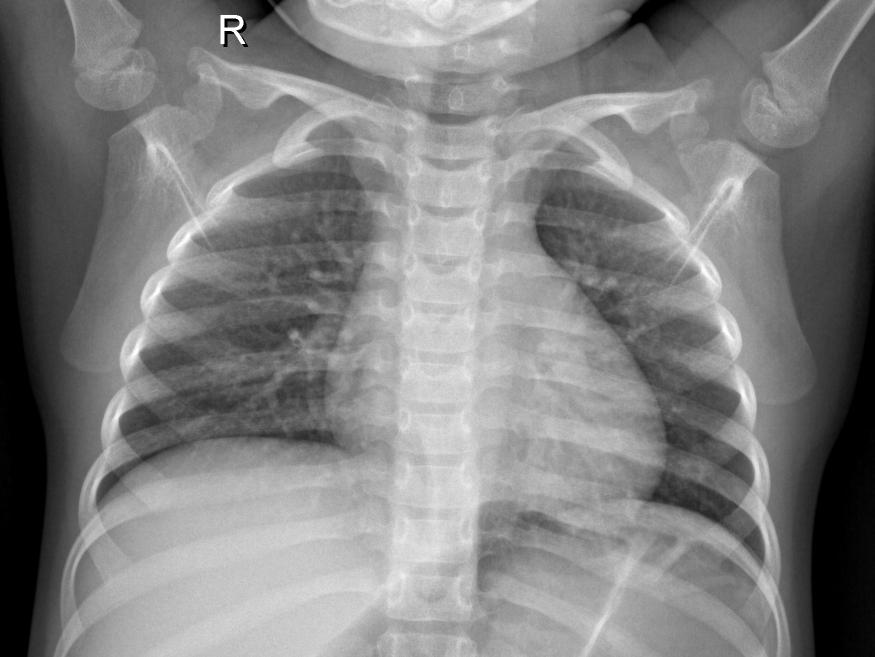
#> input picture dataset/NORMAL/IM-0160-0001.jpeg, 1750 x 1314 px (shown at 1/2 size)
$ python -i extractor.py   (imports and definitions only)   (older library calls are emulated)
#> lines starting #> are read from the running program, lines starting #| are printed output that depends on the picture
#> in extract_features, image is the input picture: shape (1314, 1750, 3); min 0, max 255, mean 128.6
"""
Feature Extraction Module
=========================
Combines three texture / statistical descriptors:
  1. GLCM  – Gray-Level Co-occurrence Matrix (6 properties × 2 distances × 4 angles)
  2. LBP   – Local Binary Pattern histogram (24-point uniform)
  3. STAT  – Pixel-level statistical moments

Total feature vector: ~96 dimensions
"""

import cv2
import numpy as np
from skimage.feature import graycomatrix, graycoprops, local_binary_pattern
from scipy.stats import skew, kurtosis

from config import IMAGE_SIZE, GLCM_DISTANCES, GLCM_ANGLES_RAD, GLCM_LEVELS, LBP_RADIUS, LBP_N_POINTS


# ─── Preprocessing ────────────────────────────────────────────────────────────

def preprocess_image(image: np.ndarray) -> np.ndarray:
    """Convert to grayscale, resize, and apply CLAHE contrast enhancement."""
    if image is None:
        raise ValueError("Image is None – check the file path.")

    if len(image.shape) == 3:
        gray = cv2.cvtColor(image, cv2.COLOR_BGR2GRAY)
    else:
        gray = image.copy()

    gray = cv2.resize(gray, IMAGE_SIZE, interpolation=cv2.INTER_AREA)
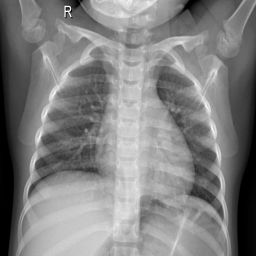
#> gray: shape (256, 256); min 0, max 255, mean 128.6

    clahe = cv2.createCLAHE(clipLimit=2.0, tileGridSize=(8, 8))
    enhanced = clahe.apply(gray)
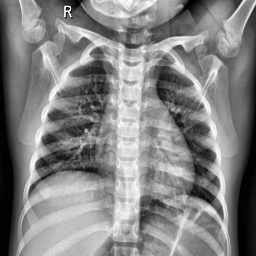
#> enhanced: shape (256, 256); min 1, max 255, mean 131.3

    return enhanced


# ─── GLCM ─────────────────────────────────────────────────────────────────────

def extract_glcm_features(gray: np.ndarray) -> np.ndarray:
    """
    Compute GLCM at 2 distances × 4 angles and extract 6 Haralick properties.
    Also appends mean and std across direction for each property.
    Returns a vector of length 6 * (2*4 + 2) = 6 * 10 = 60.
    """
    # Quantise to GLCM_LEVELS grey levels for speed
    quantised = (gray.astype(np.float32) / 256.0 * GLCM_LEVELS).astype(np.uint8)
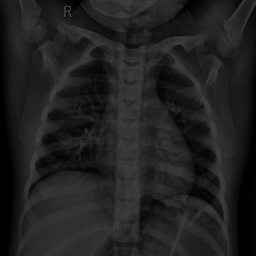
#> quantised: shape (256, 256); min 0, max 63, mean 32.4
    np.clip(quantised, 0, GLCM_LEVELS - 1, out=quantised)

    glcm = graycomatrix(
        quantised,
        distances=GLCM_DISTANCES,
        angles=GLCM_ANGLES_RAD,
        levels=GLCM_LEVELS,
        symmetric=True,
        normed=True,
    )

    props = ['contrast', 'dissimilarity', 'homogeneity', 'energy', 'correlation', 'ASM']
    features: list[float] = []

    for prop in props:
        values = graycoprops(glcm, prop).flatten()   # shape: (n_dist × n_angles,)
        features.extend(values.tolist())
        features.append(float(np.mean(values)))
        features.append(float(np.std(values)))
#> this loop made 6 passes
#> values on passes 1, 2, 3, 5: [12.32, 19.21, 9.88, 18.94, 32.68, 19.21, 26.88, 18.94], [2.24, 2.78, 1.89, 2.78, 3.8, 2.78, 3.2, 2.78], [0.405, 0.359, 0.485, 0.363, 0.285, 0.359, 0.374, 0.363], [0.972, 0.956, 0.977, 0.956, 0.924, 0.956, 0.939, 0.956]
#> after the loop, features = 60 values, max 32.68 at index 4, min 0.000459 at index 59, mean 3.71

    return np.array(features, dtype=np.float32)


# ─── LBP ──────────────────────────────────────────────────────────────────────

def extract_lbp_features(gray: np.ndarray) -> np.ndarray:
    """
    Compute uniform LBP and return a normalised histogram.
    Vector length: LBP_N_POINTS + 2 = 26.
    """
    lbp = local_binary_pattern(gray, LBP_N_POINTS, LBP_RADIUS, method='uniform')
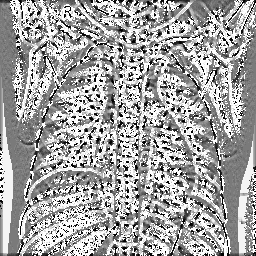
#> lbp: shape (256, 256) float64; min 0, max 25, mean 16.1; drawn with min black and max white
    n_bins = LBP_N_POINTS + 2

    hist, _ = np.histogram(
        lbp.ravel(),
        bins=n_bins,
        range=(0, n_bins),
        density=True,
    )
#> hist = 26 values, max 0.295 at index 25, min 0.014 at index 5, mean 0.0385
    return hist.astype(np.float32)


# ─── Statistical ──────────────────────────────────────────────────────────────

def extract_statistical_features(gray: np.ndarray) -> np.ndarray:
    """
    First and higher-order pixel intensity statistics.
    Vector length: 10.
    """
    flat = gray.ravel().astype(np.float64)

    features = np.array([
        np.mean(flat),
        np.std(flat),
        float(skew(flat)),
        float(kurtosis(flat)),
        np.percentile(flat, 10),
        np.percentile(flat, 25),
        np.percentile(flat, 75),
        np.percentile(flat, 90),
        float(np.sum(flat ** 2)) / flat.size,   # normalised energy
        float(np.var(flat)),                     # variance
    ], dtype=np.float32)
#> features = [131.3, 59.23, -0.352, -0.551, 47, 92, 178, 206, 20739.8, 3508.6]

    return features


# ─── Combined ─────────────────────────────────────────────────────────────────

def extract_features(source) -> np.ndarray:
    """
    Load (or accept) an image, preprocess, and concatenate all descriptors.

    Parameters
    ----------
    source : str | np.ndarray
        File path or BGR/grayscale image array.

    Returns
    -------
    np.ndarray, shape (n_features,)
    """
    if isinstance(source, str):
        image = cv2.imread(source)
        if image is None:
            raise ValueError(f"Cannot read image: {source}")
    else:
        image = source

    gray = preprocess_image(image)

    return np.concatenate([
        extract_glcm_features(gray),   # 60
        extract_lbp_features(gray),    # 26
        extract_statistical_features(gray),  # 10
    ])

>>> result = extract_features('../dataset/NORMAL/IM-0160-0001.jpeg')
#> result = 96 values, max 20739.8 at index 94, min -0.551 at index 89, mean 262.3

$ run again, on dataset/NORMAL/IM-0205-0001.jpeg
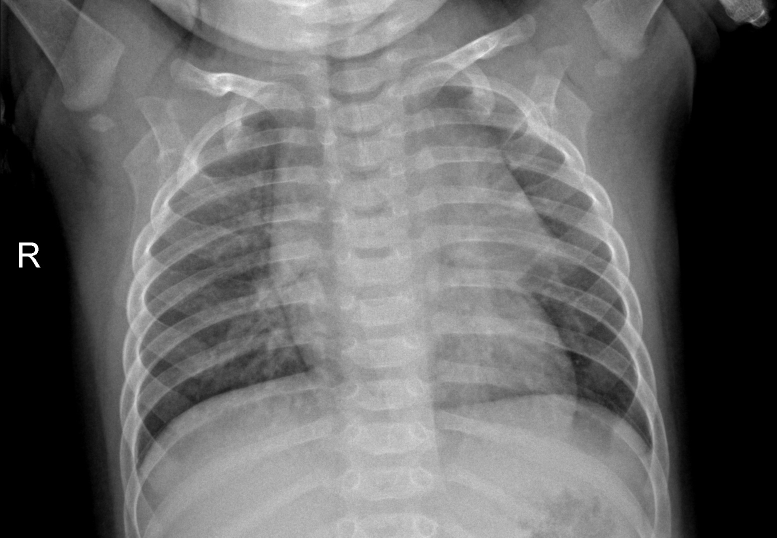
#> input picture dataset/NORMAL/IM-0205-0001.jpeg, 1554 x 1075 px (shown at 1/2 size)
#> in extract_features, image is the input picture: shape (1075, 1554, 3); min 0, max 255, mean 104.7
#> in extract_glcm_features, `quantised = (gray.astype(np.float32) / 256.0 * GLCM_LEVELS).astype(np...`:
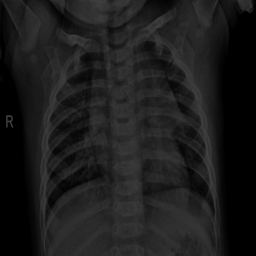
#> quantised: shape (256, 256); min 0, max 63, mean 28
#> the loop in extract_glcm_features, `for prop in props:` made 6 passes
#> values on passes 1 to 5: [13.41, 18.6, 8.63, 18.69, 34.08, 18.6, 22.89, 18.69], [2.2, 2.59, 1.71, 2.59, 3.62, 2.59, 2.8, 2.59], [0.453, 0.427, 0.527, 0.425, 0.361, 0.427, 0.44, 0.425], [0.17, 0.169, 0.177, 0.169, 0.162, 0.169, 0.174, 0.169], [0.978, 0.969, 0.986, 0.969, 0.943, 0.969, 0.962, 0.969]
#> after the loop in extract_glcm_features, `for prop in props:`: features = 60 values, max 34.08 at index 4, min 0.0014 at index 59, mean 3.63
#> in extract_lbp_features, `lbp = local_binary_pattern(gray, LBP_N_POINTS, LBP_RADIUS, method='uni..`:
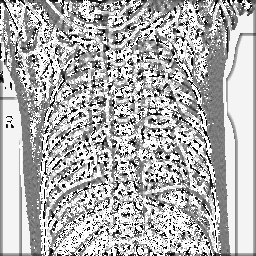
#> lbp: shape (256, 256) float64; min 0, max 25, mean 17.4; drawn with min black and max white
#> hist = 26 values, max 0.292 at index 25, min 0.0107 at index 5, mean 0.0385
#> in extract_statistical_features, `features = np.array([ np.mean(flat), np.std(flat), float(skew(flat)), ..`: features = [113.6, 69.01, -0.392, -1.08, 3, 57, 169, 193, 17660, 4761.9]
#> result = 96 values, max 17660 at index 94, min -1.08 at index 89, mean 242.1

$ run again, on dataset/NORMAL/IM-0213-0001.jpeg
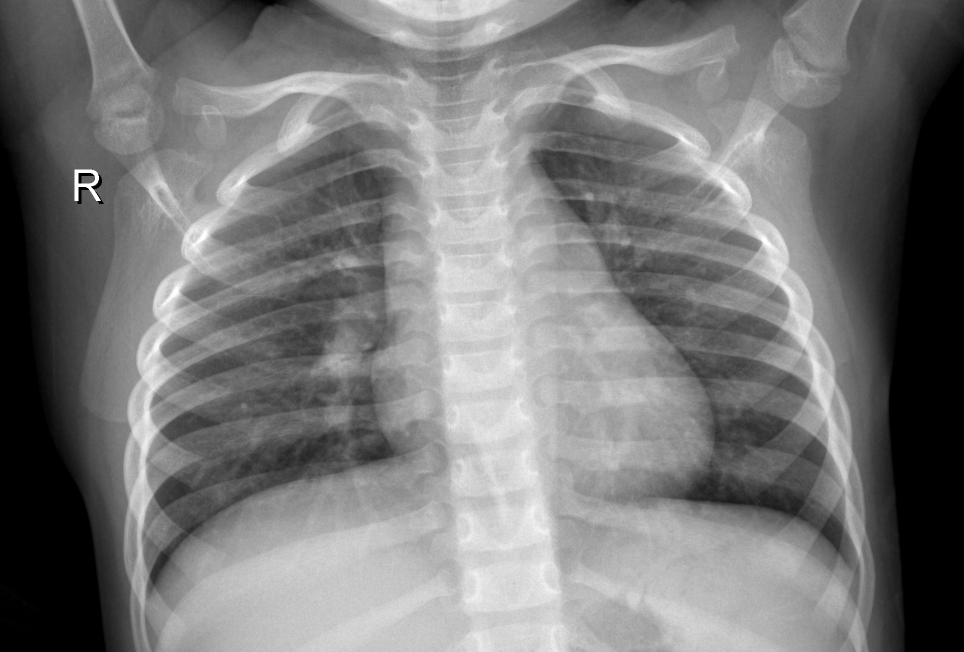
#> input picture dataset/NORMAL/IM-0213-0001.jpeg, 1928 x 1303 px (shown at 1/2 size)
#> in extract_features, image is the input picture: shape (1303, 1928, 3); min 0, max 255, mean 120.4
#> in extract_glcm_features, `quantised = (gray.astype(np.float32) / 256.0 * GLCM_LEVELS).astype(np...`:
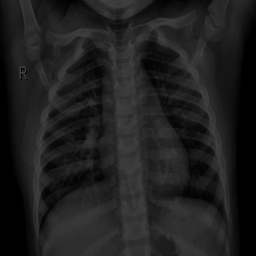
#> quantised: shape (256, 256); min 0, max 63, mean 30.6
#> the loop in extract_glcm_features, `for prop in props:` made 6 passes
#> values on passes 1 to 5: [10.92, 16.81, 8.04, 16.23, 29.6, 16.81, 21.72, 16.23], [2.09, 2.6, 1.66, 2.55, 3.63, 2.6, 2.82, 2.55], [0.439, 0.397, 0.532, 0.4, 0.319, 0.397, 0.419, 0.4], [0.0974, 0.0959, 0.105, 0.0956, 0.0878, 0.0959, 0.1, 0.0956], [0.981, 0.97, 0.986, 0.971, 0.947, 0.97, 0.962, 0.971]
#> after the loop in extract_glcm_features, `for prop in props:`: features = 60 values, max 29.6 at index 4, min 0.000883 at index 59, mean 3.28
#> in extract_lbp_features, `lbp = local_binary_pattern(gray, LBP_N_POINTS, LBP_RADIUS, method='uni..`:
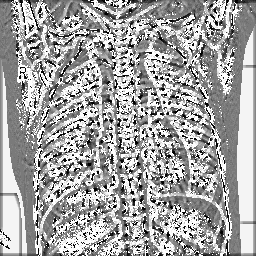
#> lbp: shape (256, 256) float64; min 0, max 25, mean 16.1; drawn with min black and max white
#> hist = 26 values, max 0.252 at index 25, min 0.0124 at index 23, mean 0.0385
#> in extract_statistical_features, `features = np.array([ np.mean(flat), np.std(flat), float(skew(flat)), ..`: features = [124, 67.32, -0.267, -0.852, 10, 76, 177, 210, 19914.1, 4532]
#> result = 96 values, max 19914.1 at index 94, min -0.852 at index 89, mean 263.6
